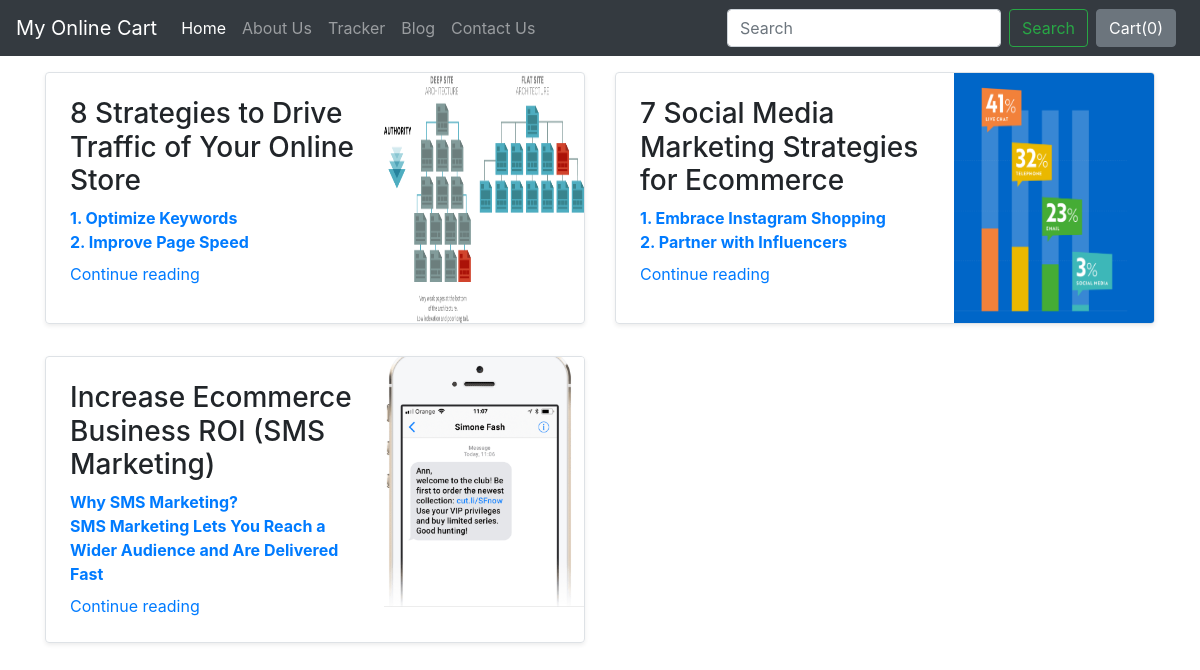
Screenshot of /blog/ with the database file from the repository.
### blog/models.py (models this page shows)
class Blogpost(models.Model):
    post_id = models.AutoField(primary_key= True)
    tilte = models.CharField(max_length=50)
    head0 = models.CharField(max_length=500, default="")
    chead0 = models.CharField(max_length=5000, default="")
    head1 = models.CharField(max_length=500, default="")
    chead1 = models.CharField(max_length=5000, default="")
    head2 = models.CharField(max_length=500, default="")
    chead2 = models.CharField(max_length=5000, default="")
    pub_date = models.DateField()
    thumbnail = models.ImageField(upload_to='shop/images', default="")
    def __str__(self):
        return self.tilte

### blog/views.py (the view)
# urls.py: path('', views.index, name="blogHome"),
def index(request):
    myposts= Blogpost.objects.all()
    print(myposts)
    return render(request, 'blog/index.html', {'myposts': myposts})

### blog/templates/blog/index.html (shortened to what this page needs)
{%extends 'blog/basic.html'%}
{%block body%}
<div class="container mt-3">
    <div class="row my-2">
        {% for item in myposts %}
        <div class="col-md-6">
            <div class="row no-gutters border rounded overflow-hidden flex-md-row mb-4 shadow-sm h-md-250 position-relative">
                <div class="col p-4 d-flex flex-column position-static">
                    <h3 class="mb-0">{{item.tilte}}</h3>
                    <strong class="d-inline-block my-2 text-primary">
                         {{item.head0}}
                        <br>{{item.head1}}
                    </strong>
                    <a href="blogpost/{{item.post_id}}" class="stretched-link">Continue reading</a>
                </div>
                <div class="col-auto d-none d-lg-block">
                    <img src="/media/{{item.thumbnail}}" class="bd-placeholder-img" width="200" height="250" aria-label="Placeholder: Thumbnail">
                </div>
            </div>
        </div>
        {% if forloop.counter|divisibleby:2%}
    </div>
    <div class="row my-2">
        {%endif%}
        {%endfor%}</div>
</div>
{%endblock%}

### blog/templates/blog/basic.html (shortened to what this page needs)
<!doctype html>
<html lang="en">
  <head>
    <link rel="stylesheet" href="https://stackpath.bootstrapcdn.com/bootstrap/4.2.1/css/bootstrap.min.css">
  </head>
  <body>
    <nav class="navbar navbar-expand-lg navbar-dark bg-dark">
  <a class="navbar-brand" href="/shop">My Online Cart</a>
  <div class="collapse navbar-collapse" id="navbarSupportedContent">
    <ul class="navbar-nav mr-auto">
      <li class="nav-item active">
        <a class="nav-link" href="/shop">Home <span class="sr-only">(current)</span></a>
      </li>
      <li class="nav-item">
        <a class="nav-link" href="/shop/about">About Us</a>
      </li>
      <li class="nav-item">
        <a class="nav-link" href="/shop/tracker">Tracker</a>
      </li>
      <li class="nav-item">
        <a class="nav-link" href="/blog">Blog</a>
      </li>
      <li class="nav-item">
        <a class="nav-link" href="/shop/contact">Contact Us</a>
      </li>
    </ul>
    <form class="form-inline my-2 my-lg-0">
      <input class="form-control mr-sm-2" type="search" placeholder="Search" aria-label="Search">
      <button class="btn btn-outline-success my-2 my-sm-0" type="submit">Search</button>
    </form>
    <button type="button" class="btn btn-secondary mx-2" id="popcart" data-container="body" data-toggle="popover" data-placement="bottom" data-html="true" data-content="Vivamus
sagittis lacus vel augue laoreet rutrum faucibus.">
  Cart(<span id="cart">0</span>)
</button>
  </div>
</nav>
  {% block body %} {% endblock %}
  </body>
</html>

### rows the page displays
Blogpost: tilte "8 Strategies to Drive Traffic of Your Online Store", head0 "1. Optimize Keywords", head1 "2. Improve Page Speed", thumbnail (picture)
Blogpost: tilte "7 Social Media Marketing Strategies for Ecommerce", head0 "1. Embrace Instagram Shopping", head1 "2. Partner with Influencers", thumbnail (picture)
Blogpost: tilte "Increase Ecommerce Business ROI (SMS Marketing)", head0 "Why SMS Marketing?", head1 "SMS Marketing Lets You Reach a Wider Audience and Are Delivered Fast", thumbnail (picture)
